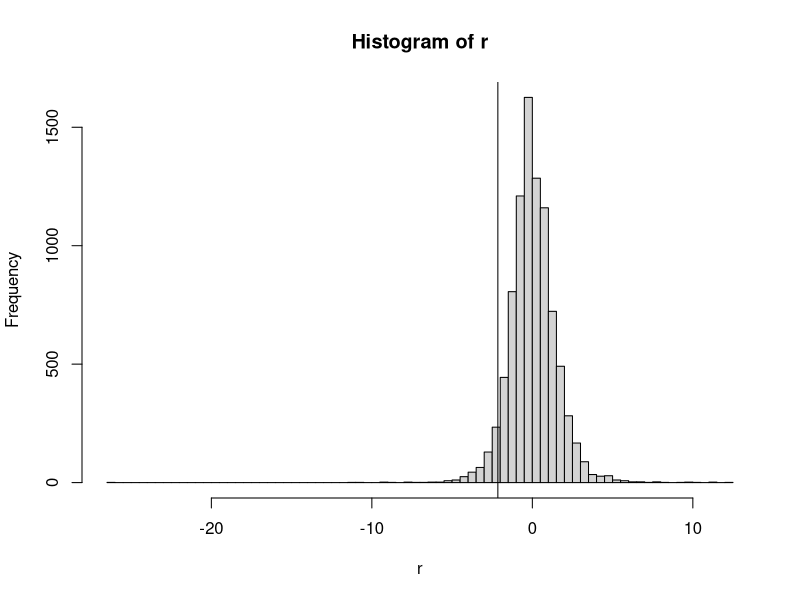
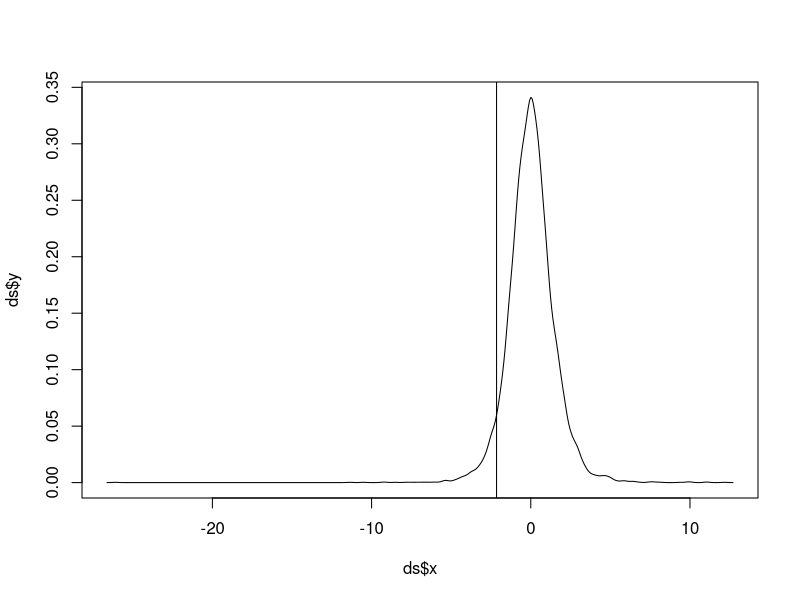
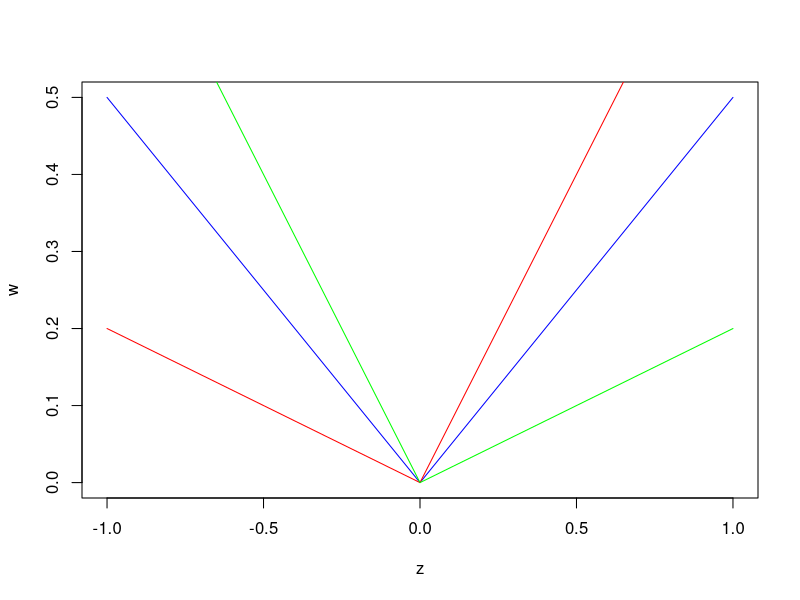

Write the R code that produced these figures, in order.
## ---- chunk 1
knitr::opts_chunk$set(echo = FALSE)
## ---- chunk 2
p = 0.05
nu = 12
mu.np1 = 0.001
sigma.np1 = 0.02
t.nu.p = qt(p, nu)
mVaR = mu.np1 + t.nu.p * sigma.np1 / (sqrt(nu/(nu-2)))
-mVaR
## ---- chunk 3
# Séries IBM journalière
r = scan('d-ibmln.txt')
r.sort = sort(r)
n = length(r)
# Calcul de x-chapeau-p
p = 0.05
l1 = floor(p*n); p1 = l1/n;
l2 = ceiling(p*n); p2 = l2/n;
x.ch.p = ((p2-p) * r.sort[l1] + (p-p1) * r.sort[l2]) / (p2-p1)
# Calcul de f(x-chapeau-p)
ds = density(r)
x.ch.p.index = findInterval(x.ch.p, ds$x)
f.x.ch.p = ds$y[x.ch.p.index]
sigma = sqrt(p*(1-p)/n)/f.x.ch.p
## ---- chunk 4
p1;p2;l1;l2
x.ch.p;f.x.ch.p;sigma
## ---- chunk 5
hist(r, 80)
abline(v=x.ch.p)
## ---- chunk 6
plot(ds$x, ds$y, type='l')
abline(v=x.ch.p)
## ---- chunk 7
z = seq(-1, 1, by=0.1)
p=0.5; plot(z, p*z*(z>=0) - (1-p)*z*(z<0), col='blue', type='l', xlab='z', ylab='w')
p=0.8; lines(z, p*z*(z>=0) - (1-p)*z*(z<0), col='red')
p=0.2; lines(z, p*z*(z>=0) - (1-p)*z*(z<0), col='green')
